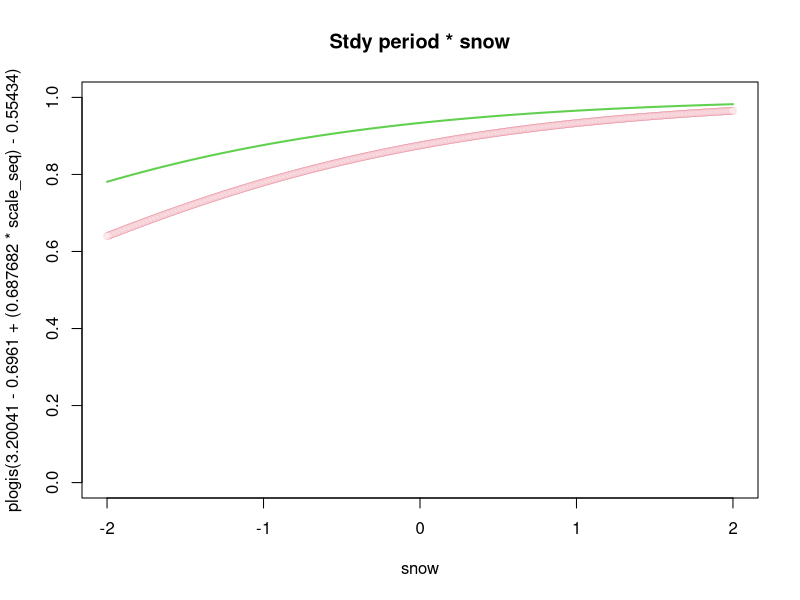
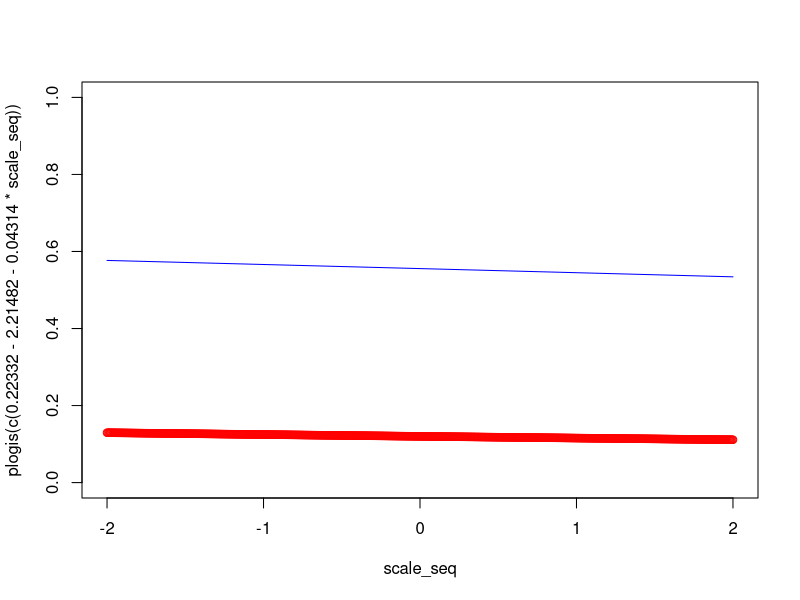
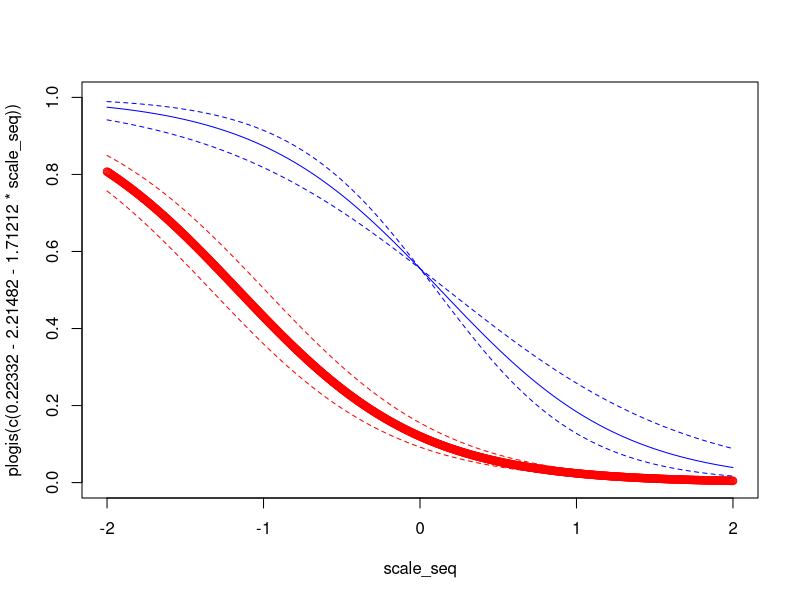

Source code (R) for these figures, in order:
scale_seq <- seq(-2, 2, .005)

# PART 1
# hunting season and active kill in territory
# early winter
plogis(c(3.20041 - 0.6961 - 0.22172,
         3.20041 - 0.6961,
         3.20041 - 0.22172,
         3.20041))
# late winter
plogis(c(3.20041 - 0.6961 - 0.22172 - 0.45791,
         3.20041 - 0.6961 - 0.45791,
         3.20041 - 0.22172 - 0.45791,
         3.20041 - 0.45791))


# hunting season and visit kill (500m) in terr
# early winter
plogis(c(3.207067 - 1.787469 - 0.21286,
         3.207067 - 1.787469,
         3.207067 - 0.21286,
         3.207067))
# late winter
plogis(c(3.207067 - 1.787469 - 0.21286 - 0.486536,
         3.207067 - 1.787469 - 0.486536,
         3.207067 - 0.21286 - 0.486536,
         3.207067 - 0.486536))



# examining interaction effect study_period*snow
# red = Late winter
# green = Early winter
plot(x = scale_seq,
     y = plogis(3.20041 - 0.6961 + (0.687682 * scale_seq) - 0.554340),
     main = "Stdy period * snow",
     xlab = "snow",
     ylim = c(0, 1),
     col = 2, lwd = 0.1)
lines(x = scale_seq, 
      y = plogis(3.20041 + (0.687682 * scale_seq) - 0.554340),
      col = 3, lwd = 2)



# PART 2
# hunting biomass and finding kill outside territory
# red = found a kill
plot(x = scale_seq,
     y = plogis(c(0.22332 - 2.21482 - 0.04314 * scale_seq)),
     col = "red", ylim = c(0, 1))
lines(x = scale_seq,
      y = plogis(c(0.22332 - 0.04314 * scale_seq)),
      col = "blue")


# hunting season and finding a kill outside territory
plogis(c(0.22332 - 2.21482 + 0.82175, # kill, hunt
         0.22332 - 2.21482, # kill, no hunt
         0.22332 + 0.82175, # no kill, hunt 
         0.22332)) # no kill, no hunt


# finding kill outside territory + distance from hunting
# red = found a kill
plot(x = scale_seq,
     y = plogis(c(0.22332 -2.21482 -1.71212 * scale_seq)),
     col = "red", ylim = c(0, 1))
lines(x = scale_seq,
      y = plogis(c(0.22332 -2.21482 + 0.29596 - 1.71212 * scale_seq)),
      col = "red", lty = 2)
lines(x = scale_seq,
      y = plogis(c(0.22332 -2.21482 - 0.29596 - 1.71212 * scale_seq)),
      col = "red", lty = 2)
lines(x = scale_seq,
      y = plogis(c(0.22332 - 1.71212 * scale_seq)),
      col = "blue")
lines(x = scale_seq,
      y = plogis(c(0.22332 - (1.71212 + 0.43332) * scale_seq)),
      col = "blue", lty = 2)
lines(x = scale_seq,
      y = plogis(c(0.22332 - (1.71212 - 0.43332) * scale_seq)),
      col = "blue", lty = 2)
